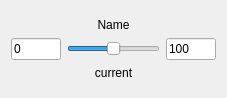
<?xml version="1.0" encoding="UTF-8"?>
<ui version="4.0">
 <class>LabeledSlider</class>
 <widget class="QWidget" name="LabeledSlider">
  <property name="geometry">
   <rect>
    <x>0</x>
    <y>0</y>
    <width>227</width>
    <height>98</height>
   </rect>
  </property>
  <property name="windowTitle">
   <string>Form</string>
  </property>
  <layout class="QVBoxLayout" name="verticalLayout">
   <item>
    <spacer name="verticalSpacer_2">
     <property name="orientation">
      <enum>Qt::Vertical</enum>
     </property>
     <property name="sizeHint" stdset="0">
      <size>
       <width>20</width>
       <height>40</height>
      </size>
     </property>
    </spacer>
   </item>
   <item>
    <widget class="QLabel" name="lblName">
     <property name="text">
      <string>Name</string>
     </property>
     <property name="alignment">
      <set>Qt::AlignCenter</set>
     </property>
    </widget>
   </item>
   <item>
    <layout class="QHBoxLayout" name="horizontalLayout">
     <item>
      <widget class="QLineEdit" name="txtMin">
       <property name="sizePolicy">
        <sizepolicy hsizetype="Preferred" vsizetype="Fixed">
         <horstretch>0</horstretch>
         <verstretch>0</verstretch>
        </sizepolicy>
       </property>
       <property name="maximumSize">
        <size>
         <width>50</width>
         <height>16777215</height>
        </size>
       </property>
       <property name="text">
        <string>0</string>
       </property>
      </widget>
     </item>
     <item>
      <widget class="QSlider" name="horizontalSlider">
       <property name="sizePolicy">
        <sizepolicy hsizetype="Preferred" vsizetype="Fixed">
         <horstretch>0</horstretch>
         <verstretch>0</verstretch>
        </sizepolicy>
       </property>
       <property name="maximum">
        <number>100</number>
       </property>
       <property name="value">
        <number>50</number>
       </property>
       <property name="orientation">
        <enum>Qt::Horizontal</enum>
       </property>
      </widget>
     </item>
     <item>
      <widget class="QLineEdit" name="txtMax">
       <property name="sizePolicy">
        <sizepolicy hsizetype="Preferred" vsizetype="Fixed">
         <horstretch>0</horstretch>
         <verstretch>0</verstretch>
        </sizepolicy>
       </property>
       <property name="maximumSize">
        <size>
         <width>50</width>
         <height>16777215</height>
        </size>
       </property>
       <property name="text">
        <string>100</string>
       </property>
      </widget>
     </item>
    </layout>
   </item>
   <item>
    <widget class="QLabel" name="lblCurrent">
     <property name="text">
      <string>current</string>
     </property>
     <property name="alignment">
      <set>Qt::AlignCenter</set>
     </property>
    </widget>
   </item>
   <item>
    <spacer name="verticalSpacer">
     <property name="orientation">
      <enum>Qt::Vertical</enum>
     </property>
     <property name="sizeHint" stdset="0">
      <size>
       <width>20</width>
       <height>40</height>
      </size>
     </property>
    </spacer>
   </item>
  </layout>
 </widget>
 <resources/>
 <connections/>
</ui>
